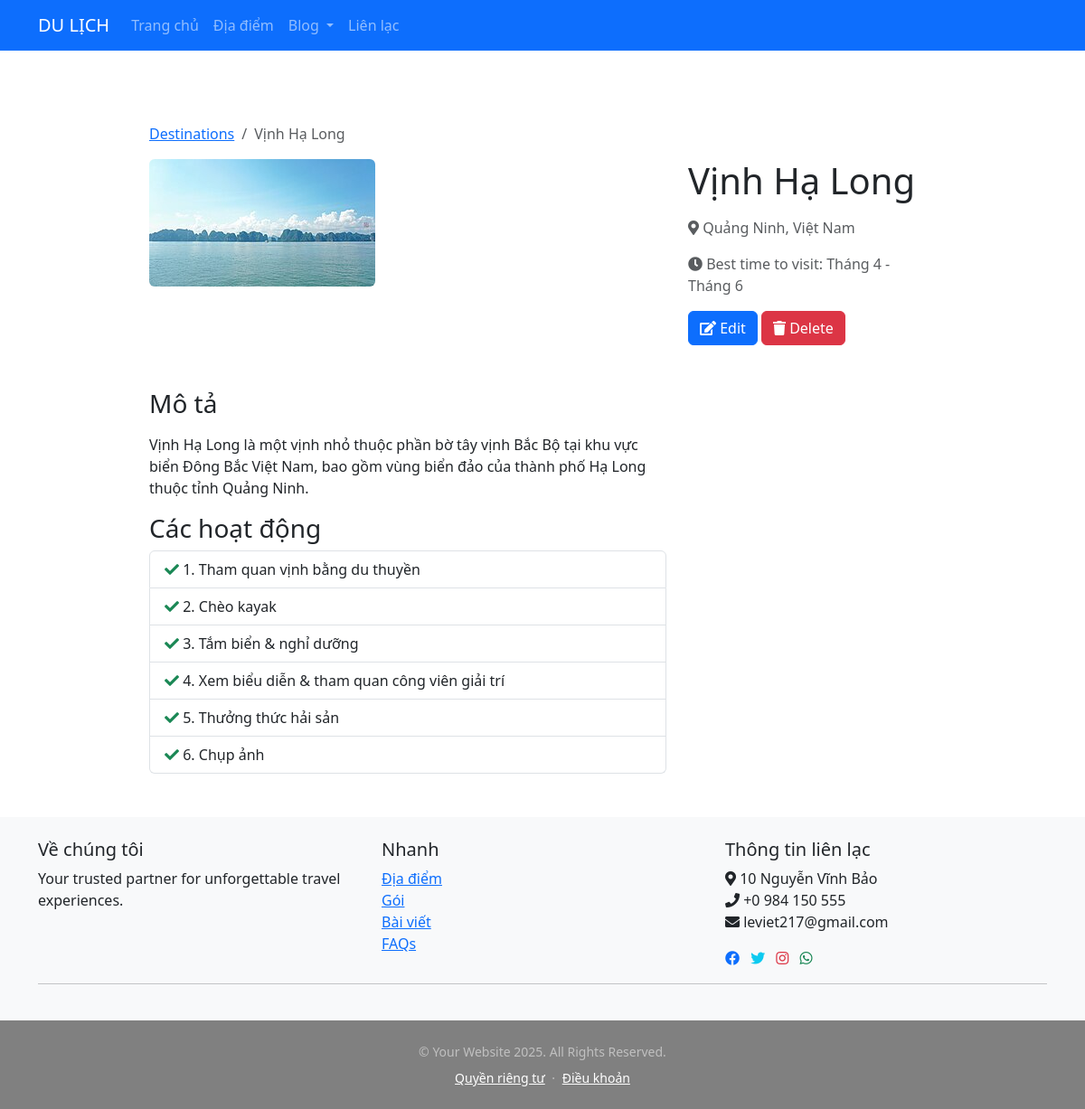
The app's page /destination/vinh-ha-long/ with its own data.
### destination/models.py (models this page shows, shortened)
class Destination(models.Model):
    name = models.CharField(max_length=200)
    slug = models.SlugField(unique=True, blank=True)
    description = models.TextField()
    location = models.CharField(max_length=200)
    image = models.ImageField(upload_to='destinations/')
    featured_activities = models.TextField(help_text='List the featured activities, one per line')
    best_time_to_visit = models.CharField(max_length=200, help_text="Ex: Spring (February-April)")
    created_at = models.DateTimeField(auto_now_add=True)
    updated_at = models.DateTimeField(auto_now=True)
    class Meta:
        ordering = ['name']
    def get_activities_list(self):
        return [activity.strip() for activity in self.featured_activities.split('\n') if activity.strip()]

### destination/views.py (the view)
# urls.py: path('<slug:slug>/', views.destination_detail, name='destination_detail'),
def destination_detail(request, slug):
    destination = get_object_or_404(Destination, slug=slug)
    return render(request, 'destination/destination_detail.html', {'destination': destination})

### templates/destination/destination_detail.html (shortened to what this page needs)
{% extends 'base.html' %}
{% load static %}
{% block content %}
<div class="container mt-4">
    <nav aria-label="breadcrumb">
        <ol class="breadcrumb">
            <li class="breadcrumb-item"><a href="{% url 'destination:destination_list' %}">Destinations</a></li>
            <li class="breadcrumb-item active">{{ destination.name }}</li>
        </ol>
    </nav>
    <div class="row">
        <div class="col-md-8">
            <img src="{{ destination.image.url }}" class="img-fluid rounded" alt="{{ destination.name }}">
        </div>
        <div class="col-md-4">
            <h1 class="mb-3">{{ destination.name }}</h1>
            <p class="text-muted">
                <i class="fas fa-map-marker-alt"></i> {{ destination.location }}
            </p>
            <p class="text-muted">
                <i class="fas fa-clock"></i> Best time to visit: {{ destination.best_time_to_visit }}
            </p>
            <div class="mb-4">
                <a href="{% url 'destination:destination_edit' destination.slug %}" class="btn btn-primary">
                    <i class="fas fa-edit"></i> Edit
                </a>
                <a href="{% url 'destination:destination_delete' destination.slug %}" class="btn btn-danger">
                    <i class="fas fa-trash"></i> Delete
                </a>
            </div>
        </div>
    </div>
    <div class="row mt-4">
        <div class="col-md-8">
            <h3>Mô tả</h3>
            <p>{{ destination.description|linebreaks }}</p>
            <h3>Các hoạt động</h3>
            <ul class="list-group">
                {% for activity in destination.get_activities_list %}
                <li class="list-group-item">
                    <i class="fas fa-check text-success"></i> {{ activity }}
                </li>
                {% endfor %}
            </ul>
        </div>
    </div>
</div>
{% endblock %}

### records on screen
Destination: name "Vịnh Hạ Long", image (picture), location "Quảng Ninh, Việt Nam", best_time_to_visit "Tháng 4 - Tháng 6", description "Vịnh Hạ Long là một vịnh nhỏ thuộc phần bờ tây vịnh Bắc Bộ tại khu vực biển Đông Bắc Việt Nam, bao gồm vùng biển đảo của thành phố Hạ Long thuộc tỉnh Quảng Ninh."

### other values on screen
{{ activity }} "1. Tham quan vịnh bằng du thuyền" "2. Chèo kayak" "3. Tắm biển & nghỉ dưỡng" "4. Xem biểu diễn & tham quan công viên giải trí" "5. Thưởng thức hải sản" "6. Chụp ảnh"
